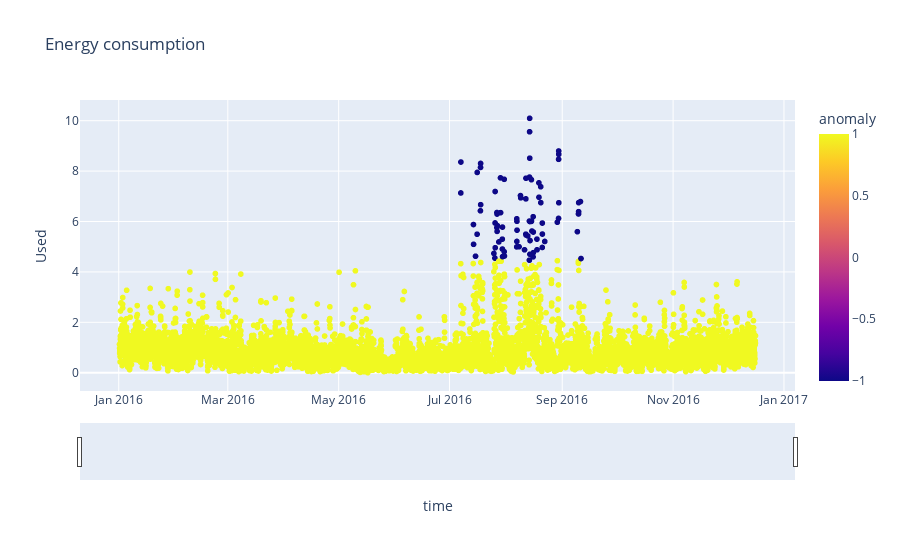

Source (notebook cell):
### Code cell
import plotly.express as px

fig = px.scatter(df1.reset_index(),x='time',y='Used',title = 'Energy consumption',color='anomaly',)

fig.update_xaxes(
    rangeslider_visible=True
)
fig.show()

### Figure 1 — Plotly figure (JSON) as saved in the notebook; plotly's stock layout.template omitted (floating-point values rounded to 4 significant figures; data arrays with more than 128 entries replaced by an {"elided": "..."} marker saying what was removed)
{"data": [{"hovertemplate": "time=%{x}<br>Used=%{y}<br>anomaly=%{marker.color}<extra></extra>", "legendgroup": "", "marker": {"color": {"elided": "8399 int values"}, "coloraxis": "coloraxis", "symbol": "circle"}, "mode": "markers", "name": "", "showlegend": false, "type": "scattergl", "x": {"elided": "8399 str values"}, "xaxis": "x", "y": {"elided": "8399 float values"}, "yaxis": "y"}], "layout": {"coloraxis": {"colorbar": {"title": {"text": "anomaly"}}, "colorscale": [[0, "#0d0887"], [0.1111, "#46039f"], [0.2222, "#7201a8"], [0.3333, "#9c179e"], [0.4444, "#bd3786"], [0.5556, "#d8576b"], [0.6667, "#ed7953"], [0.7778, "#fb9f3a"], [0.8889, "#fdca26"], [1, "#f0f921"]]}, "legend": {"tracegroupgap": 0}, "title": {"text": "Energy consumption"}, "xaxis": {"anchor": "y", "domain": [0, 1], "rangeslider": {"visible": true}, "title": {"text": "time"}}, "yaxis": {"anchor": "x", "domain": [0, 1], "title": {"text": "Used"}}}}
